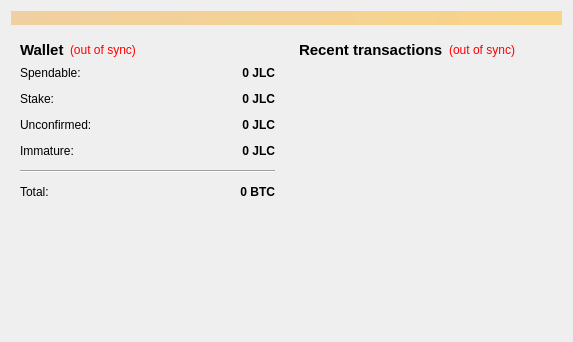
<?xml version="1.0" encoding="UTF-8"?>
<ui version="4.0">
 <class>OverviewPage</class>
 <widget class="QWidget" name="OverviewPage">
  <property name="geometry">
   <rect>
    <x>0</x>
    <y>0</y>
    <width>573</width>
    <height>342</height>
   </rect>
  </property>
  <property name="windowTitle">
   <string>Form</string>
  </property>
  <layout class="QVBoxLayout" name="topLayout">
   <item>
    <widget class="QLabel" name="labelAlerts">
     <property name="visible">
      <bool>false</bool>
     </property>
     <property name="styleSheet">
      <string notr="true">background-color: qlineargradient(x1: 0, y1: 0, x2: 1, y2: 0, stop:0 #F0D0A0, stop:1 #F8D488);  color:#000000
</string>
     </property>
     <property name="wordWrap">
      <bool>true</bool>
     </property>
     <property name="margin">
      <number>3</number>
     </property>
    </widget>
   </item>
   <item>
    <layout class="QHBoxLayout" name="horizontalLayout" stretch="1,1">
     <item>
      <layout class="QVBoxLayout" name="verticalLayout_2">
       <item>
        <widget class="QWidget" name="widget" native="true">
         <layout class="QVBoxLayout" name="verticalLayout_4">
          <item>
           <layout class="QHBoxLayout" name="horizontalLayout_4">
            <item>
             <widget class="QLabel" name="label_5">
              <property name="font">
               <font>
                <pointsize>11</pointsize>
                <weight>75</weight>
                <bold>true</bold>
               </font>
              </property>
              <property name="text">
               <string>Wallet</string>
              </property>
             </widget>
            </item>
            <item>
             <widget class="QLabel" name="labelWalletStatus">
              <property name="toolTip">
               <string>The displayed information may be out of date. Your wallet automatically synchronizes with the JLCcoin network after a connection is established, but this process has not completed yet.</string>
              </property>
              <property name="styleSheet">
               <string notr="true">QLabel { color: red; }</string>
              </property>
              <property name="text">
               <string notr="true">(out of sync)</string>
              </property>
              <property name="alignment">
               <set>Qt::AlignLeading|Qt::AlignLeft|Qt::AlignVCenter</set>
              </property>
             </widget>
            </item>
            <item>
             <spacer name="horizontalSpacer_2">
              <property name="orientation">
               <enum>Qt::Horizontal</enum>
              </property>
              <property name="sizeHint" stdset="0">
               <size>
                <width>40</width>
                <height>20</height>
               </size>
              </property>
             </spacer>
            </item>
           </layout>
          </item>
          <item>
           <layout class="QFormLayout" name="formLayout_2">
            <property name="fieldGrowthPolicy">
             <enum>QFormLayout::AllNonFixedFieldsGrow</enum>
            </property>
            <property name="horizontalSpacing">
             <number>12</number>
            </property>
            <property name="verticalSpacing">
             <number>12</number>
            </property>
            <item row="0" column="0">
             <widget class="QLabel" name="label">
              <property name="text">
               <string>Spendable:</string>
              </property>
             </widget>
            </item>
            <item row="0" column="1">
             <widget class="QLabel" name="labelBalance">
              <property name="font">
               <font>
                <weight>75</weight>
                <bold>true</bold>
               </font>
              </property>
              <property name="cursor">
               <cursorShape>IBeamCursor</cursorShape>
              </property>
              <property name="toolTip">
               <string>Your current spendable balance</string>
              </property>
              <property name="text">
               <string notr="true">0 JLC</string>
              </property>
              <property name="alignment">
               <set>Qt::AlignRight|Qt::AlignTrailing|Qt::AlignVCenter</set>
              </property>
              <property name="textInteractionFlags">
               <set>Qt::LinksAccessibleByMouse|Qt::TextSelectableByKeyboard|Qt::TextSelectableByMouse</set>
              </property>
             </widget>
            </item>
            <item row="1" column="0">
             <widget class="QLabel" name="label_6">
              <property name="text">
               <string>Stake:</string>
              </property>
             </widget>
            </item>
            <item row="1" column="1">
             <widget class="QLabel" name="labelStake">
              <property name="font">
               <font>
                <weight>75</weight>
                <bold>true</bold>
               </font>
              </property>
              <property name="cursor">
               <cursorShape>IBeamCursor</cursorShape>
              </property>
              <property name="toolTip">
               <string>Total of coins that was staked, and do not yet count toward the current balance</string>
              </property>
              <property name="text">
               <string notr="true">0 JLC</string>
              </property>
              <property name="alignment">
               <set>Qt::AlignRight|Qt::AlignTrailing|Qt::AlignVCenter</set>
              </property>
              <property name="textInteractionFlags">
               <set>Qt::LinksAccessibleByMouse|Qt::TextSelectableByKeyboard|Qt::TextSelectableByMouse</set>
              </property>
             </widget>
            </item>
            <item row="2" column="0">
             <widget class="QLabel" name="label_3">
              <property name="text">
               <string>Unconfirmed:</string>
              </property>
             </widget>
            </item>
            <item row="2" column="1">
             <widget class="QLabel" name="labelUnconfirmed">
              <property name="font">
               <font>
                <weight>75</weight>
                <bold>true</bold>
               </font>
              </property>
              <property name="cursor">
               <cursorShape>IBeamCursor</cursorShape>
              </property>
              <property name="toolTip">
               <string>Total of transactions that have yet to be confirmed, and do not yet count toward the current balance</string>
              </property>
              <property name="text">
               <string notr="true">0 JLC</string>
              </property>
              <property name="alignment">
               <set>Qt::AlignRight|Qt::AlignTrailing|Qt::AlignVCenter</set>
              </property>
              <property name="textInteractionFlags">
               <set>Qt::LinksAccessibleByMouse|Qt::TextSelectableByKeyboard|Qt::TextSelectableByMouse</set>
              </property>
             </widget>
            </item>
            <item row="3" column="0">
             <widget class="QLabel" name="labelImmatureText">
              <property name="text">
               <string>Immature:</string>
              </property>
             </widget>
            </item>
            <item row="3" column="1">
             <widget class="QLabel" name="labelImmature">
              <property name="font">
               <font>
                <weight>75</weight>
                <bold>true</bold>
               </font>
              </property>
              <property name="toolTip">
               <string>Mined balance that has not yet matured</string>
              </property>
              <property name="text">
               <string notr="true">0 JLC</string>
              </property>
              <property name="alignment">
               <set>Qt::AlignRight|Qt::AlignTrailing|Qt::AlignVCenter</set>
              </property>
              <property name="textInteractionFlags">
               <set>Qt::LinksAccessibleByMouse|Qt::TextSelectableByKeyboard|Qt::TextSelectableByMouse</set>
              </property>
             </widget>
            </item>
            <item row="4" column="0" colspan="2">
             <widget class="Line" name="line">
              <property name="orientation">
               <enum>Qt::Horizontal</enum>
              </property>
             </widget>
            </item>
            <item row="5" column="0">
             <widget class="QLabel" name="labelTotalText">
              <property name="text">
               <string>Total:</string>
              </property>
             </widget>
            </item>
            <item row="5" column="1">
             <widget class="QLabel" name="labelTotal">
              <property name="font">
               <font>
                <weight>75</weight>
                <bold>true</bold>
               </font>
              </property>
              <property name="cursor">
               <cursorShape>IBeamCursor</cursorShape>
              </property>
              <property name="toolTip">
               <string>Your current total balance</string>
              </property>
              <property name="text">
               <string notr="true">0 BTC</string>
              </property>
              <property name="alignment">
               <set>Qt::AlignRight|Qt::AlignTrailing|Qt::AlignVCenter</set>
              </property>
              <property name="textInteractionFlags">
               <set>Qt::LinksAccessibleByMouse|Qt::TextSelectableByKeyboard|Qt::TextSelectableByMouse</set>
              </property>
             </widget>
            </item>
           </layout>
          </item>
         </layout>
        </widget>
       </item>
       <item>
        <spacer name="verticalSpacer">
         <property name="orientation">
          <enum>Qt::Vertical</enum>
         </property>
         <property name="sizeHint" stdset="0">
          <size>
           <width>20</width>
           <height>40</height>
          </size>
         </property>
        </spacer>
       </item>
      </layout>
     </item>
     <item>
      <layout class="QVBoxLayout" name="verticalLayout_3">
       <item>
        <widget class="QWidget" name="widget_2" native="true">
         <layout class="QVBoxLayout" name="verticalLayout">
          <item>
           <layout class="QHBoxLayout" name="horizontalLayout_2">
            <item>
             <widget class="QLabel" name="label_4">
              <property name="font">
               <font>
                <pointsize>11</pointsize>
                <weight>75</weight>
                <bold>true</bold>
               </font>
              </property>
              <property name="text">
               <string>&lt;b&gt;Recent transactions&lt;/b&gt;</string>
              </property>
             </widget>
            </item>
            <item>
             <widget class="QLabel" name="labelTransactionsStatus">
              <property name="toolTip">
               <string>The displayed information may be out of date. Your wallet automatically synchronizes with the JLCcoin network after a connection is established, but this process has not completed yet.</string>
              </property>
              <property name="styleSheet">
               <string notr="true">QLabel { color: red; }</string>
              </property>
              <property name="text">
               <string notr="true">(out of sync)</string>
              </property>
              <property name="alignment">
               <set>Qt::AlignRight|Qt::AlignTrailing|Qt::AlignVCenter</set>
              </property>
             </widget>
            </item>
            <item>
             <spacer name="horizontalSpacer">
              <property name="orientation">
               <enum>Qt::Horizontal</enum>
              </property>
              <property name="sizeHint" stdset="0">
               <size>
                <width>40</width>
                <height>20</height>
               </size>
              </property>
             </spacer>
            </item>
           </layout>
          </item>
          <item>
           <widget class="QListView" name="listTransactions">
            <property name="styleSheet">
             <string notr="true">QListView { background: transparent; }</string>
            </property>
            <property name="frameShape">
             <enum>QFrame::NoFrame</enum>
            </property>
            <property name="verticalScrollBarPolicy">
             <enum>Qt::ScrollBarAlwaysOff</enum>
            </property>
            <property name="horizontalScrollBarPolicy">
             <enum>Qt::ScrollBarAlwaysOff</enum>
            </property>
            <property name="selectionMode">
             <enum>QAbstractItemView::NoSelection</enum>
            </property>
           </widget>
          </item>
         </layout>
        </widget>
       </item>
      </layout>
     </item>
    </layout>
   </item>
  </layout>
 </widget>
 <resources/>
 <connections/>
</ui>
